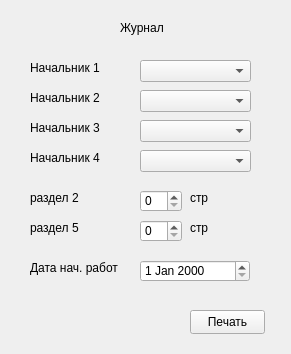
<?xml version="1.0" encoding="UTF-8"?>
<ui version="4.0">
 <class>Form</class>
 <widget class="QWidget" name="Form">
  <property name="geometry">
   <rect>
    <x>0</x>
    <y>0</y>
    <width>291</width>
    <height>354</height>
   </rect>
  </property>
  <property name="windowTitle">
   <string>Form</string>
  </property>
  <widget class="QLabel" name="label">
   <property name="geometry">
    <rect>
     <x>120</x>
     <y>20</y>
     <width>49</width>
     <height>16</height>
    </rect>
   </property>
   <property name="text">
    <string>Журнал</string>
   </property>
  </widget>
  <widget class="QLabel" name="label_2">
   <property name="geometry">
    <rect>
     <x>30</x>
     <y>60</y>
     <width>81</width>
     <height>16</height>
    </rect>
   </property>
   <property name="text">
    <string>Начальник 1</string>
   </property>
  </widget>
  <widget class="QLabel" name="label_3">
   <property name="geometry">
    <rect>
     <x>30</x>
     <y>90</y>
     <width>71</width>
     <height>16</height>
    </rect>
   </property>
   <property name="text">
    <string>Начальник 2</string>
   </property>
  </widget>
  <widget class="QLabel" name="label_4">
   <property name="geometry">
    <rect>
     <x>30</x>
     <y>120</y>
     <width>81</width>
     <height>16</height>
    </rect>
   </property>
   <property name="text">
    <string>Начальник 3</string>
   </property>
  </widget>
  <widget class="QLabel" name="label_5">
   <property name="geometry">
    <rect>
     <x>30</x>
     <y>150</y>
     <width>81</width>
     <height>16</height>
    </rect>
   </property>
   <property name="text">
    <string>Начальник 4</string>
   </property>
  </widget>
  <widget class="QComboBox" name="comboBox">
   <property name="geometry">
    <rect>
     <x>140</x>
     <y>60</y>
     <width>111</width>
     <height>22</height>
    </rect>
   </property>
  </widget>
  <widget class="QComboBox" name="comboBox_2">
   <property name="geometry">
    <rect>
     <x>140</x>
     <y>90</y>
     <width>111</width>
     <height>22</height>
    </rect>
   </property>
  </widget>
  <widget class="QComboBox" name="comboBox_3">
   <property name="geometry">
    <rect>
     <x>140</x>
     <y>120</y>
     <width>111</width>
     <height>22</height>
    </rect>
   </property>
  </widget>
  <widget class="QComboBox" name="comboBox_4">
   <property name="geometry">
    <rect>
     <x>140</x>
     <y>150</y>
     <width>111</width>
     <height>22</height>
    </rect>
   </property>
  </widget>
  <widget class="QSpinBox" name="spinBox">
   <property name="geometry">
    <rect>
     <x>140</x>
     <y>190</y>
     <width>42</width>
     <height>22</height>
    </rect>
   </property>
  </widget>
  <widget class="QLabel" name="label_6">
   <property name="geometry">
    <rect>
     <x>30</x>
     <y>190</y>
     <width>49</width>
     <height>16</height>
    </rect>
   </property>
   <property name="text">
    <string>раздел 2</string>
   </property>
  </widget>
  <widget class="QLabel" name="label_7">
   <property name="geometry">
    <rect>
     <x>190</x>
     <y>190</y>
     <width>49</width>
     <height>16</height>
    </rect>
   </property>
   <property name="text">
    <string>стр</string>
   </property>
  </widget>
  <widget class="QSpinBox" name="spinBox_2">
   <property name="geometry">
    <rect>
     <x>140</x>
     <y>220</y>
     <width>42</width>
     <height>22</height>
    </rect>
   </property>
  </widget>
  <widget class="QLabel" name="label_8">
   <property name="geometry">
    <rect>
     <x>30</x>
     <y>220</y>
     <width>49</width>
     <height>16</height>
    </rect>
   </property>
   <property name="text">
    <string>раздел 5</string>
   </property>
  </widget>
  <widget class="QLabel" name="label_9">
   <property name="geometry">
    <rect>
     <x>190</x>
     <y>220</y>
     <width>49</width>
     <height>16</height>
    </rect>
   </property>
   <property name="text">
    <string>стр</string>
   </property>
  </widget>
  <widget class="QDateEdit" name="dateEdit">
   <property name="geometry">
    <rect>
     <x>140</x>
     <y>260</y>
     <width>110</width>
     <height>22</height>
    </rect>
   </property>
  </widget>
  <widget class="QLabel" name="label_10">
   <property name="geometry">
    <rect>
     <x>30</x>
     <y>260</y>
     <width>91</width>
     <height>16</height>
    </rect>
   </property>
   <property name="text">
    <string>Дата нач. работ</string>
   </property>
  </widget>
  <widget class="QPushButton" name="pushButton">
   <property name="geometry">
    <rect>
     <x>190</x>
     <y>310</y>
     <width>75</width>
     <height>24</height>
    </rect>
   </property>
   <property name="text">
    <string>Печать</string>
   </property>
  </widget>
 </widget>
 <resources/>
 <connections/>
</ui>
